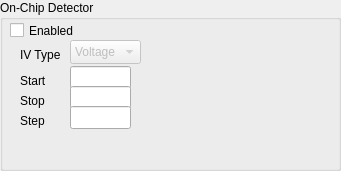
   <widget class="QGroupBox" name="groupBox_10">
    <property name="geometry">
     <rect>
      <x>20</x>
      <y>590</y>
      <width>341</width>
      <height>171</height>
     </rect>
    </property>
    <property name="title">
     <string>On-Chip Detector</string>
    </property>
    <widget class="QCheckBox" name="detector_check">
     <property name="geometry">
      <rect>
       <x>10</x>
       <y>20</y>
       <width>79</width>
       <height>21</height>
      </rect>
     </property>
     <property name="text">
      <string>Enabled</string>
     </property>
    </widget>
    <widget class="QLabel" name="label_41">
     <property name="geometry">
      <rect>
       <x>20</x>
       <y>70</y>
       <width>53</width>
       <height>21</height>
      </rect>
     </property>
     <property name="text">
      <string>Start</string>
     </property>
    </widget>
    <widget class="QLabel" name="label_42">
     <property name="geometry">
      <rect>
       <x>20</x>
       <y>91</y>
       <width>53</width>
       <height>20</height>
      </rect>
     </property>
     <property name="text">
      <string>Stop</string>
     </property>
    </widget>
    <widget class="QLabel" name="label_43">
     <property name="geometry">
      <rect>
       <x>20</x>
       <y>110</y>
       <width>53</width>
       <height>21</height>
      </rect>
     </property>
     <property name="text">
      <string>Step</string>
     </property>
    </widget>
    <widget class="QLineEdit" name="detector_start_text">
     <property name="geometry">
      <rect>
       <x>70</x>
       <y>66</y>
       <width>61</width>
       <height>23</height>
      </rect>
     </property>
    </widget>
    <widget class="QLineEdit" name="detector_stop_text">
     <property name="geometry">
      <rect>
       <x>70</x>
       <y>86</y>
       <width>61</width>
       <height>23</height>
      </rect>
     </property>
    </widget>
    <widget class="QLineEdit" name="detector_step_text">
     <property name="geometry">
      <rect>
       <x>70</x>
       <y>106</y>
       <width>61</width>
       <height>23</height>
      </rect>
     </property>
    </widget>
    <widget class="QLabel" name="label_44">
     <property name="geometry">
      <rect>
       <x>20</x>
       <y>45</y>
       <width>53</width>
       <height>20</height>
      </rect>
     </property>
     <property name="text">
      <string>IV Type</string>
     </property>
    </widget>
    <widget class="QComboBox" name="detector_type_combo">
     <property name="enabled">
      <bool>false</bool>
     </property>
     <property name="geometry">
      <rect>
       <x>70</x>
       <y>40</y>
       <width>71</width>
       <height>24</height>
      </rect>
     </property>
     <property name="currentIndex">
      <number>1</number>
     </property>
     <item>
      <property name="text">
       <string>Current</string>
      </property>
     </item>
     <item>
      <property name="text">
       <string>Voltage</string>
      </property>
     </item>
    </widget>
    <widget class="QWidget" name="verticalLayoutWidget_10">
     <property name="geometry">
      <rect>
       <x>150</x>
       <y>30</y>
       <width>171</width>
       <height>131</height>
      </rect>
     </property>
     <layout class="QVBoxLayout" name="detector_plot_layout"/>
    </widget>
   </widget>
